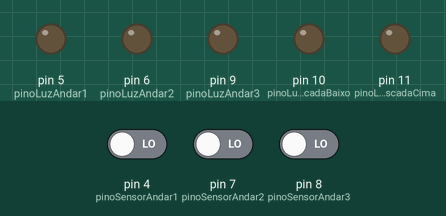
Bench run of a sketch on a simulated Arduino Uno, built with avr-gcc and run on an emulated ATmega328P. On the bench: output pins drawn as LEDs (lit = HIGH). The inputs (shaded band) are chosen by the test bench; at power-on: pin 4 (pinoSensorAndar1) LOW, pin 7 (pinoSensorAndar2) LOW, pin 8 (pinoSensorAndar3) LOW.

Above: at 1.2 s.
1.3 s: pin 4 (pinoSensorAndar1) driven HIGH
At 6.42 s:
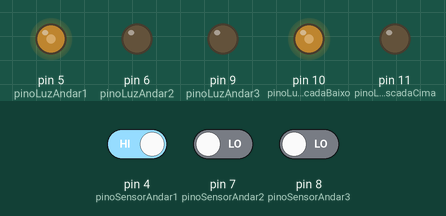
7.3 s: pin 7 (pinoSensorAndar2) driven LOW
9.3 s: pin 8 (pinoSensorAndar3) driven HIGH
At 10.4 s:
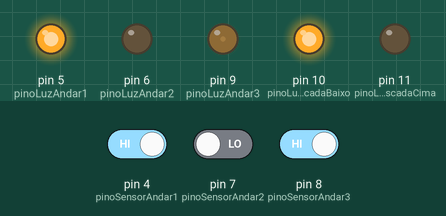
12.3 s: pin 7 (pinoSensorAndar2) driven HIGH and pin 8 (pinoSensorAndar3) driven LOW
At 23.3 s:
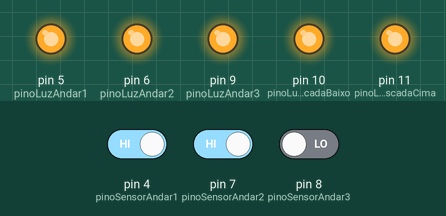
Timing chart, 0 to 24.8 s (numbered marks = the images above; inputs shaded):
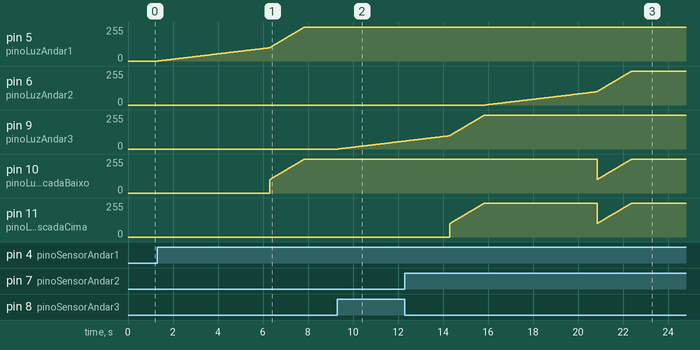

Measured:
- after the input at 1.3 s, pin 5 (pinoLuzAndar1): moves from 0/255 to 200/255 over 5.9 s, starting after 0.05 s; pin 10 (pinoLuzEscadaBaixo): moves from 0/255 to 200/255 over 0.99 s, starting after 5.0 s
- after the input at 9.3 s, pin 9 (pinoLuzAndar3): moves from 0/255 to 59/255 over 2.9 s, starting after 0.05 s
- after the input at 12.3 s, pin 6 (pinoLuzAndar2): moves from 0/255 to 255/255 over 6.5 s, starting after 3.6 s

The sketch:

ShypTower.ino
```cpp
/**
 * Autor: Valdecir (Black Chan) - 017/DEZ/2023
 * Código Arduino para automação do apartamento do Shyp
 * vvaldecirr@hotmail.com
 */

// Declaração das lâmpadas
const int pinoLuzAndar1      = 5; //Lâmpada do primeiro andar
const int pinoLuzAndar2      = 6; //Lâmpada do segundo andar
const int pinoLuzAndar3      = 9; //Lâmpada do terceiro andar
const int pinoLuzEscadaBaixo = 10; //Lâmpada da escada de baixo
const int pinoLuzEscadaCima  = 11; //Lâmpada da escada de cima

// Declaração dos sensores
const int pinoSensorAndar1  = 4; //Sensor do primeiro andar
const int pinoSensorAndar2  = 7; //Sensor do segundo andar
const int pinoSensorAndar3  = 8; //Sensor do terceiro andar

// Auxiliares do milis()
unsigned long lastLuzAndar1Time  = 0;
unsigned long lastLuzAndar2Time  = 0;
unsigned long lastLuzAndar3Time  = 0;
unsigned long luzAndarDelay      = 120000; // Tempo padrão de luz de andar acesa 120000 2min

int acionaAndar1; //Guardar valor do sensor do primeiro andar
int acionaAndar2; //Guardar valor do sensor do segundo andar
int acionaAndar3; //Guardar valor do sensor do terceiro andar

bool f1a1 = false; //fase 1 = luz está apagada e sensor mandou acender
bool f2a1 = false; //fase 2 = luz está acesa e precisa permanecer acesa enquanto não acabar o tempo de luzAndarDelay
bool f3a1 = false; //fase 3 = luz está acesa e precisa apagar porque o tempoAndarDelay acabou

bool f1a2 = false;
bool f2a2 = false;
bool f3a2 = false;

bool f1a3 = false;
bool f2a3 = false;
bool f3a3 = false;

void setup() {
  pinMode(pinoLuzAndar1, OUTPUT);
  pinMode(pinoLuzAndar2, OUTPUT);
  pinMode(pinoLuzAndar3, OUTPUT);
  pinMode(pinoLuzEscadaBaixo, OUTPUT);
  pinMode(pinoLuzEscadaCima, OUTPUT);

  pinMode(pinoSensorAndar1, INPUT);
  pinMode(pinoSensorAndar2, INPUT);
  pinMode(pinoSensorAndar3, INPUT);

  Serial.begin(9600);

  digitalWrite(pinoLuzAndar1, LOW);
  digitalWrite(pinoLuzAndar2, LOW);
  digitalWrite(pinoLuzAndar3, LOW);

}

void loop() {
  //Lendo sensores
  acionaAndar1 = digitalRead(pinoSensorAndar1);
  acionaAndar2 = digitalRead(pinoSensorAndar2);
  acionaAndar3 = digitalRead(pinoSensorAndar3);

  //Acionamento da rotina do primeiro andar
  if (acionaAndar1 == HIGH && f1a1 == false && f2a1 == false && f3a1 == false) {
    f1a1 = true;
  }

  //Acionamento da rotina do segundo andar
  if (acionaAndar2 == HIGH && f1a2 == false && f2a2 == false && f3a2 == false) {
    f1a2 = true;
  }

  //Acionamento da rotina do terceiro andar
  if (acionaAndar3 == HIGH && f1a3 == false && f2a3 == false && f3a3 == false) {
    f1a3 = true;
  }

  //Andar1
  //fase 1
  if (f1a1) {
    for (int i = 0; i < 100; i++) {
      analogWrite(pinoLuzAndar1, i);
      delay(50);
    }
    for (int i = 101; i < 255; i++) {
      analogWrite(pinoLuzAndar1, i);
      analogWrite(pinoLuzEscadaBaixo, i);
      delay(10);
    }
    digitalWrite(pinoLuzAndar1, HIGH);
    digitalWrite(pinoLuzEscadaBaixo, HIGH);
    lastLuzAndar1Time = millis();
    f1a1 = false;
    f2a1 = true;
  }
  //fase 2
  if (f2a1) {
    if (millis() - lastLuzAndar1Time > luzAndarDelay) {
      f2a1 = false;
      f3a1 = true;
    }
  }
  //fase 3
  if (f3a1) {
    for (int i = 255; i > 0; i--) {
      analogWrite(pinoLuzAndar1, i);
      analogWrite(pinoLuzEscadaBaixo, i);
      delay(10);
    }
    digitalWrite(pinoLuzAndar1, LOW);
    digitalWrite(pinoLuzEscadaBaixo, LOW);
    f3a1 = false;
  }


  //Andar2
  //fase 1
  if (f1a2) {
    for (int i = 0; i < 100; i++) {
      analogWrite(pinoLuzAndar2, i);
      delay(50);
    }
    for (int i = 101; i < 255; i++) {
      analogWrite(pinoLuzAndar2, i);
      analogWrite(pinoLuzEscadaBaixo, i);
      analogWrite(pinoLuzEscadaCima, i);
      delay(10);
    }
    digitalWrite(pinoLuzAndar2, HIGH);
    digitalWrite(pinoLuzEscadaBaixo, HIGH);
    digitalWrite(pinoLuzEscadaCima, HIGH);
    lastLuzAndar2Time = millis();
    f1a2 = false;
    f2a2 = true;
  }
  //fase 2
  if (f2a2) {
    if (millis() - lastLuzAndar2Time > luzAndarDelay) {
      f2a2 = false;
      f3a2 = true;
    }
  }
  //fase 3
  if (f3a2) {
    for (int i = 255; i > 0; i--) {
      analogWrite(pinoLuzAndar2, i);
      analogWrite(pinoLuzEscadaBaixo, i);
      analogWrite(pinoLuzEscadaCima, i);
      delay(10);
    }
    digitalWrite(pinoLuzAndar2, LOW);
    digitalWrite(pinoLuzEscadaBaixo, LOW);
    digitalWrite(pinoLuzEscadaCima, LOW);
    f3a2 = false;
  }


  //Andar3
  //fase 1
  if (f1a3) {
    for (int i = 0; i < 100; i++) {
      analogWrite(pinoLuzAndar3, i);
      delay(50);
    }
    for (int i = 101; i < 255; i++) {
      analogWrite(pinoLuzAndar3, i);
      analogWrite(pinoLuzEscadaCima, i);
      delay(10);
    }
    digitalWrite(pinoLuzAndar3, HIGH);
    digitalWrite(pinoLuzEscadaCima, HIGH);
    lastLuzAndar3Time = millis();
    f1a3 = false;
    f2a3 = true;
  }
  //fase 2
  if (f2a3) {
    if (millis() - lastLuzAndar3Time > luzAndarDelay) {
      f2a3 = false;
      f3a3 = true;
    }
  }
  //fase 3
  if (f3a3) {
    for (int i = 255; i > 0; i--) {
      analogWrite(pinoLuzAndar3, i);
      analogWrite(pinoLuzEscadaCima, i);
      delay(10);
    }
    digitalWrite(pinoLuzAndar3, LOW);
    digitalWrite(pinoLuzEscadaBaixo, LOW);
    digitalWrite(pinoLuzEscadaCima, LOW);
    f3a3 = false;
  }
}
```
